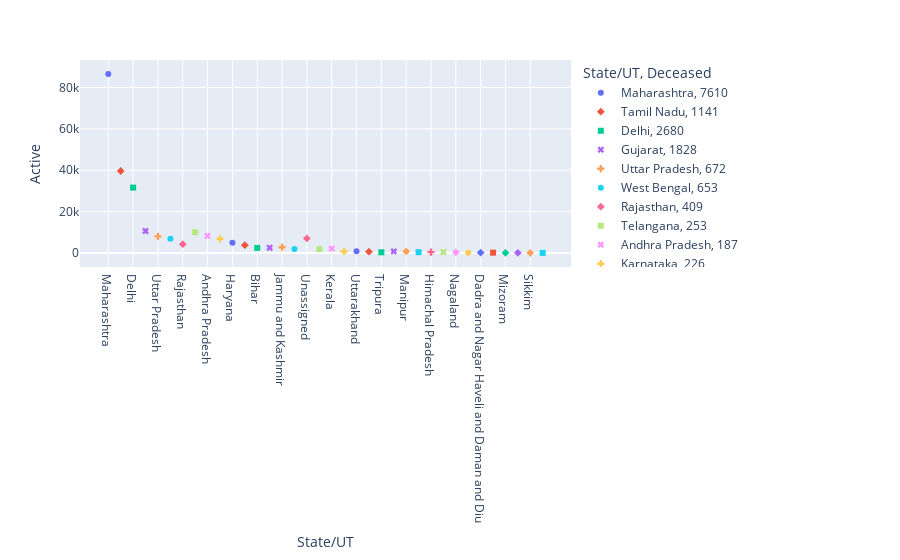

Notebook source saved alongside this figure:
### Code cell
px.scatter(df,x='State/UT',y='Active',symbol=df['Deceased'],color=df['State/UT'])

### Figure 1 — Plotly figure (JSON) as saved in the notebook; plotly's stock layout.template omitted (floating-point values rounded to 4 significant figures)
{"data": [{"hovertemplate": "State/UT=%{x}<br>Deceased=7610<br>Active=%{y}<extra></extra>", "legendgroup": "Maharashtra, 7610", "marker": {"color": "#636efa", "symbol": "circle"}, "mode": "markers", "name": "Maharashtra, 7610", "orientation": "v", "showlegend": true, "type": "scatter", "x": ["Maharashtra"], "xaxis": "x", "y": [86493], "yaxis": "y"}, {"hovertemplate": "State/UT=%{x}<br>Deceased=1141<br>Active=%{y}<extra></extra>", "legendgroup": "Tamil Nadu, 1141", "marker": {"color": "#EF553B", "symbol": "diamond"}, "mode": "markers", "name": "Tamil Nadu, 1141", "orientation": "v", "showlegend": true, "type": "scatter", "x": ["Tamil Nadu"], "xaxis": "x", "y": [39616], "yaxis": "y"}, {"hovertemplate": "State/UT=%{x}<br>Deceased=2680<br>Active=%{y}<extra></extra>", "legendgroup": "Delhi, 2680", "marker": {"color": "#00cc96", "symbol": "square"}, "mode": "markers", "name": "Delhi, 2680", "orientation": "v", "showlegend": true, "type": "scatter", "x": ["Delhi"], "xaxis": "x", "y": [31606], "yaxis": "y"}, {"hovertemplate": "State/UT=%{x}<br>Deceased=1828<br>Active=%{y}<extra></extra>", "legendgroup": "Gujarat, 1828", "marker": {"color": "#ab63fa", "symbol": "x"}, "mode": "markers", "name": "Gujarat, 1828", "orientation": "v", "showlegend": true, "type": "scatter", "x": ["Gujarat"], "xaxis": "x", "y": [10603], "yaxis": "y"}, {"hovertemplate": "State/UT=%{x}<br>Deceased=672<br>Active=%{y}<extra></extra>", "legendgroup": "Uttar Pradesh, 672", "marker": {"color": "#FFA15A", "symbol": "cross"}, "mode": "markers", "name": "Uttar Pradesh, 672", "orientation": "v", "showlegend": true, "type": "scatter", "x": ["Uttar Pradesh"], "xaxis": "x", "y": [7994], "yaxis": "y"}, {"hovertemplate": "State/UT=%{x}<br>Deceased=653<br>Active=%{y}<extra></extra>", "legendgroup": "West Bengal, 653", "marker": {"color": "#19d3f3", "symbol": "circle"}, "mode": "markers", "name": "West Bengal, 653", "orientation": "v", "showlegend": true, "type": "scatter", "x": ["West Bengal"], "xaxis": "x", "y": [6841], "yaxis": "y"}, {"hovertemplate": "State/UT=%{x}<br>Deceased=409<br>Active=%{y}<extra></extra>", "legendgroup": "Rajasthan, 409", "marker": {"color": "#FF6692", "symbol": "diamond"}, "mode": "markers", "name": "Rajasthan, 409", "orientation": "v", "showlegend": true, "type": "scatter", "x": ["Rajasthan"], "xaxis": "x", "y": [4215], "yaxis": "y"}, {"hovertemplate": "State/UT=%{x}<br>Deceased=253<br>Active=%{y}<extra></extra>", "legendgroup": "Telangana, 253", "marker": {"color": "#B6E880", "symbol": "square"}, "mode": "markers", "name": "Telangana, 253", "orientation": "v", "showlegend": true, "type": "scatter", "x": ["Telangana"], "xaxis": "x", "y": [10065], "yaxis": "y"}, {"hovertemplate": "State/UT=%{x}<br>Deceased=187<br>Active=%{y}<extra></extra>", "legendgroup": "Andhra Pradesh, 187", "marker": {"color": "#FF97FF", "symbol": "x"}, "mode": "markers", "name": "Andhra Pradesh, 187", "orientation": "v", "showlegend": true, "type": "scatter", "x": ["Andhra Pradesh"], "xaxis": "x", "y": [8271], "yaxis": "y"}, {"hovertemplate": "State/UT=%{x}<br>Deceased=226<br>Active=%{y}<extra></extra>", "legendgroup": "Karnataka, 226", "marker": {"color": "#FECB52", "symbol": "cross"}, "mode": "markers", "name": "Karnataka, 226", "orientation": "v", "showlegend": true, "type": "scatter", "x": ["Karnataka"], "xaxis": "x", "y": [6836], "yaxis": "y"}, {"hovertemplate": "State/UT=%{x}<br>Deceased=232<br>Active=%{y}<extra></extra>", "legendgroup": "Haryana, 232", "marker": {"color": "#636efa", "symbol": "circle"}, "mode": "markers", "name": "Haryana, 232", "orientation": "v", "showlegend": true, "type": "scatter", "x": ["Haryana"], "xaxis": "x", "y": [4940], "yaxis": "y"}, {"hovertemplate": "State/UT=%{x}<br>Deceased=564<br>Active=%{y}<extra></extra>", "legendgroup": "Madhya Pradesh, 564", "marker": {"color": "#EF553B", "symbol": "diamond"}, "mode": "markers", "name": "Madhya Pradesh, 564", "orientation": "v", "showlegend": true, "type": "scatter", "x": ["Madhya Pradesh"], "xaxis": "x", "y": [3735], "yaxis": "y"}, {"hovertemplate": "State/UT=%{x}<br>Deceased=63<br>Active=%{y}<extra></extra>", "legendgroup": "Bihar, 63", "marker": {"color": "#00cc96", "symbol": "square"}, "mode": "markers", "name": "Bihar, 63", "orientation": "v", "showlegend": true, "type": "scatter", "x": ["Bihar"], "xaxis": "x", "y": [2434], "yaxis": "y"}, {"hovertemplate": "State/UT=%{x}<br>Deceased=12<br>Active=%{y}<extra></extra>", "legendgroup": "Assam, 12", "marker": {"color": "#ab63fa", "symbol": "x"}, "mode": "markers", "name": "Assam, 12", "orientation": "v", "showlegend": true, "type": "scatter", "x": ["Assam"], "xaxis": "x", "y": [2514], "yaxis": "y"}, {"hovertemplate": "State/UT=%{x}<br>Deceased=95<br>Active=%{y}<extra></extra>", "legendgroup": "Jammu and Kashmir, 95", "marker": {"color": "#FFA15A", "symbol": "cross"}, "mode": "markers", "name": "Jammu and Kashmir, 95", "orientation": "v", "showlegend": true, "type": "scatter", "x": ["Jammu and Kashmir"], "xaxis": "x", "y": [2747], "yaxis": "y"}, {"hovertemplate": "State/UT=%{x}<br>Deceased=32<br>Active=%{y}<extra></extra>", "legendgroup": "Odisha, 32", "marker": {"color": "#19d3f3", "symbol": "circle"}, "mode": "markers", "name": "Odisha, 32", "orientation": "v", "showlegend": true, "type": "scatter", "x": ["Odisha"], "xaxis": "x", "y": [1908], "yaxis": "y"}, {"hovertemplate": "State/UT=%{x}<br>Deceased=0<br>Active=%{y}<extra></extra>", "legendgroup": "Unassigned, 0", "marker": {"color": "#FF6692", "symbol": "diamond"}, "mode": "markers", "name": "Unassigned, 0", "orientation": "v", "showlegend": true, "type": "scatter", "x": ["Unassigned"], "xaxis": "x", "y": [7004], "yaxis": "y"}, {"hovertemplate": "State/UT=%{x}<br>Deceased=138<br>Active=%{y}<extra></extra>", "legendgroup": "Punjab, 138", "marker": {"color": "#B6E880", "symbol": "square"}, "mode": "markers", "name": "Punjab, 138", "orientation": "v", "showlegend": true, "type": "scatter", "x": ["Punjab"], "xaxis": "x", "y": [1792], "yaxis": "y"}, {"hovertemplate": "State/UT=%{x}<br>Deceased=24<br>Active=%{y}<extra></extra>", "legendgroup": "Kerala, 24", "marker": {"color": "#FF97FF", "symbol": "x"}, "mode": "markers", "name": "Kerala, 24", "orientation": "v", "showlegend": true, "type": "scatter", "x": ["Kerala"], "xaxis": "x", "y": [2107], "yaxis": "y"}, {"hovertemplate": "State/UT=%{x}<br>Deceased=13<br>Active=%{y}<extra></extra>", "legendgroup": "Chhattisgarh, 13", "marker": {"color": "#FECB52", "symbol": "cross"}, "mode": "markers", "name": "Chhattisgarh, 13", "orientation": "v", "showlegend": true, "type": "scatter", "x": ["Chhattisgarh"], "xaxis": "x", "y": [711], "yaxis": "y"}, {"hovertemplate": "State/UT=%{x}<br>Deceased=39<br>Active=%{y}<extra></extra>", "legendgroup": "Uttarakhand, 39", "marker": {"color": "#636efa", "symbol": "circle"}, "mode": "markers", "name": "Uttarakhand, 39", "orientation": "v", "showlegend": true, "type": "scatter", "x": ["Uttarakhand"], "xaxis": "x", "y": [762], "yaxis": "y"}, {"hovertemplate": "State/UT=%{x}<br>Deceased=15<br>Active=%{y}<extra></extra>", "legendgroup": "Jharkhand, 15", "marker": {"color": "#EF553B", "symbol": "diamond"}, "mode": "markers", "name": "Jharkhand, 15", "orientation": "v", "showlegend": true, "type": "scatter", "x": ["Jharkhand"], "xaxis": "x", "y": [592], "yaxis": "y"}, {"hovertemplate": "State/UT=%{x}<br>Deceased=1<br>Active=%{y}<extra></extra>", "legendgroup": "Tripura, 1", "marker": {"color": "#00cc96", "symbol": "square"}, "mode": "markers", "name": "Tripura, 1", "orientation": "v", "showlegend": true, "type": "scatter", "x": ["Tripura"], "xaxis": "x", "y": [294], "yaxis": "y"}, {"hovertemplate": "State/UT=%{x}<br>Deceased=3<br>Active=%{y}<extra></extra>", "legendgroup": "Goa, 3", "marker": {"color": "#ab63fa", "symbol": "x"}, "mode": "markers", "name": "Goa, 3", "orientation": "v", "showlegend": true, "type": "scatter", "x": ["Goa"], "xaxis": "x", "y": [730], "yaxis": "y"}, {"hovertemplate": "State/UT=%{x}<br>Deceased=0<br>Active=%{y}<extra></extra>", "legendgroup": "Manipur, 0", "marker": {"color": "#FFA15A", "symbol": "diamond"}, "mode": "markers", "name": "Manipur, 0", "orientation": "v", "showlegend": true, "type": "scatter", "x": ["Manipur"], "xaxis": "x", "y": [733], "yaxis": "y"}, {"hovertemplate": "State/UT=%{x}<br>Deceased=1<br>Active=%{y}<extra></extra>", "legendgroup": "Ladakh, 1", "marker": {"color": "#19d3f3", "symbol": "square"}, "mode": "markers", "name": "Ladakh, 1", "orientation": "v", "showlegend": true, "type": "scatter", "x": ["Ladakh"], "xaxis": "x", "y": [349], "yaxis": "y"}, {"hovertemplate": "State/UT=%{x}<br>Deceased=8<br>Active=%{y}<extra></extra>", "legendgroup": "Himachal Pradesh, 8", "marker": {"color": "#FF6692", "symbol": "cross"}, "mode": "markers", "name": "Himachal Pradesh, 8", "orientation": "v", "showlegend": true, "type": "scatter", "x": ["Himachal Pradesh"], "xaxis": "x", "y": [392], "yaxis": "y"}, {"hovertemplate": "State/UT=%{x}<br>Deceased=12<br>Active=%{y}<extra></extra>", "legendgroup": "Puducherry, 12", "marker": {"color": "#B6E880", "symbol": "x"}, "mode": "markers", "name": "Puducherry, 12", "orientation": "v", "showlegend": true, "type": "scatter", "x": ["Puducherry"], "xaxis": "x", "y": [454], "yaxis": "y"}, {"hovertemplate": "State/UT=%{x}<br>Deceased=0<br>Active=%{y}<extra></extra>", "legendgroup": "Nagaland, 0", "marker": {"color": "#FF97FF", "symbol": "diamond"}, "mode": "markers", "name": "Nagaland, 0", "orientation": "v", "showlegend": true, "type": "scatter", "x": ["Nagaland"], "xaxis": "x", "y": [291], "yaxis": "y"}, {"hovertemplate": "State/UT=%{x}<br>Deceased=6<br>Active=%{y}<extra></extra>", "legendgroup": "Chandigarh, 6", "marker": {"color": "#FECB52", "symbol": "circle"}, "mode": "markers", "name": "Chandigarh, 6", "orientation": "v", "showlegend": true, "type": "scatter", "x": ["Chandigarh"], "xaxis": "x", "y": [82], "yaxis": "y"}, {"hovertemplate": "State/UT=%{x}<br>Deceased=0<br>Active=%{y}<extra></extra>", "legendgroup": "Dadra and Nagar Haveli and Daman and Diu, 0", "marker": {"color": "#636efa", "symbol": "diamond"}, "mode": "markers", "name": "Dadra and Nagar Haveli and Daman and Diu, 0", "orientation": "v", "showlegend": true, "type": "scatter", "x": ["Dadra and Nagar Haveli and Daman and Diu"], "xaxis": "x", "y": [131], "yaxis": "y"}, {"hovertemplate": "State/UT=%{x}<br>Deceased=1<br>Active=%{y}<extra></extra>", "legendgroup": "Arunachal Pradesh, 1", "marker": {"color": "#EF553B", "symbol": "square"}, "mode": "markers", "name": "Arunachal Pradesh, 1", "orientation": "v", "showlegend": true, "type": "scatter", "x": ["Arunachal Pradesh"], "xaxis": "x", "y": [127], "yaxis": "y"}, {"hovertemplate": "State/UT=%{x}<br>Deceased=0<br>Active=%{y}<extra></extra>", "legendgroup": "Mizoram, 0", "marker": {"color": "#00cc96", "symbol": "diamond"}, "mode": "markers", "name": "Mizoram, 0", "orientation": "v", "showlegend": true, "type": "scatter", "x": ["Mizoram"], "xaxis": "x", "y": [29], "yaxis": "y"}, {"hovertemplate": "State/UT=%{x}<br>Deceased=0<br>Active=%{y}<extra></extra>", "legendgroup": "Andaman and Nicobar Islands, 0", "marker": {"color": "#ab63fa", "symbol": "diamond"}, "mode": "markers", "name": "Andaman and Nicobar Islands, 0", "orientation": "v", "showlegend": true, "type": "scatter", "x": ["Andaman and Nicobar Islands"], "xaxis": "x", "y": [52], "yaxis": "y"}, {"hovertemplate": "State/UT=%{x}<br>Deceased=0<br>Active=%{y}<extra></extra>", "legendgroup": "Sikkim, 0", "marker": {"color": "#FFA15A", "symbol": "diamond"}, "mode": "markers", "name": "Sikkim, 0", "orientation": "v", "showlegend": true, "type": "scatter", "x": ["Sikkim"], "xaxis": "x", "y": [39], "yaxis": "y"}, {"hovertemplate": "State/UT=%{x}<br>Deceased=1<br>Active=%{y}<extra></extra>", "legendgroup": "Meghalaya, 1", "marker": {"color": "#19d3f3", "symbol": "square"}, "mode": "markers", "name": "Meghalaya, 1", "orientation": "v", "showlegend": true, "type": "scatter", "x": ["Meghalaya"], "xaxis": "x", "y": [11], "yaxis": "y"}], "layout": {"legend": {"title": {"text": "State/UT, Deceased"}, "tracegroupgap": 0}, "margin": {"t": 60}, "xaxis": {"anchor": "y", "categoryarray": ["Maharashtra", "Tamil Nadu", "Delhi", "Gujarat", "Uttar Pradesh", "West Bengal", "Rajasthan", "Telangana", "Andhra Pradesh", "Karnataka", "Haryana", "Madhya Pradesh", "Bihar", "Assam", "Jammu and Kashmir", "Odisha", "Unassigned", "Punjab", "Kerala", "Chhattisgarh", "Uttarakhand", "Jharkhand", "Tripura", "Goa", "Manipur", "Ladakh", "Himachal Pradesh", "Puducherry", "Nagaland", "Chandigarh", "Dadra and Nagar Haveli and Daman and Diu", "Arunachal Pradesh", "Mizoram", "Andaman and Nicobar Islands", "Sikkim", "Meghalaya"], "categoryorder": "array", "domain": [0, 1], "title": {"text": "State/UT"}}, "yaxis": {"anchor": "x", "domain": [0, 1], "title": {"text": "Active"}}}}
